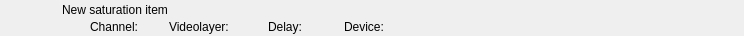
<?xml version="1.0" encoding="UTF-8"?>
<ui version="4.0">
 <class>RundownSaturationWidget</class>
 <widget class="QWidget" name="RundownSaturationWidget">
  <property name="geometry">
   <rect>
    <x>0</x>
    <y>0</y>
    <width>744</width>
    <height>36</height>
   </rect>
  </property>
  <layout class="QHBoxLayout" name="horizontalLayout">
   <property name="margin">
    <number>0</number>
   </property>
   <item>
    <widget class="QFrame" name="frameItem">
     <property name="sizePolicy">
      <sizepolicy hsizetype="Preferred" vsizetype="Fixed">
       <horstretch>0</horstretch>
       <verstretch>0</verstretch>
      </sizepolicy>
     </property>
     <property name="minimumSize">
      <size>
       <width>0</width>
       <height>36</height>
      </size>
     </property>
     <widget class="QLabel" name="labelThumbnail">
      <property name="geometry">
       <rect>
        <x>22</x>
        <y>2</y>
        <width>32</width>
        <height>32</height>
       </rect>
      </property>
      <property name="text">
       <string/>
      </property>
      <property name="pixmap">
       <pixmap resource="../Resource.qrc">:/Graphics/Images/Mixer.png</pixmap>
      </property>
      <property name="scaledContents">
       <bool>true</bool>
      </property>
     </widget>
     <widget class="QLabel" name="labelChannel">
      <property name="geometry">
       <rect>
        <x>90</x>
        <y>19</y>
        <width>70</width>
        <height>16</height>
       </rect>
      </property>
      <property name="text">
       <string>Channel:</string>
      </property>
     </widget>
     <widget class="QLabel" name="labelName">
      <property name="geometry">
       <rect>
        <x>62</x>
        <y>2</y>
        <width>561</width>
        <height>16</height>
       </rect>
      </property>
      <property name="text">
       <string>New saturation item</string>
      </property>
     </widget>
     <widget class="QLabel" name="labelVideolayer">
      <property name="geometry">
       <rect>
        <x>169</x>
        <y>19</y>
        <width>90</width>
        <height>16</height>
       </rect>
      </property>
      <property name="text">
       <string>Videolayer:</string>
      </property>
     </widget>
     <widget class="QLabel" name="labelColor">
      <property name="geometry">
       <rect>
        <x>0</x>
        <y>0</y>
        <width>18</width>
        <height>36</height>
       </rect>
      </property>
      <property name="text">
       <string/>
      </property>
     </widget>
     <widget class="QLabel" name="labelGroupColor">
      <property name="geometry">
       <rect>
        <x>0</x>
        <y>0</y>
        <width>6</width>
        <height>36</height>
       </rect>
      </property>
      <property name="text">
       <string/>
      </property>
     </widget>
     <widget class="QLabel" name="labelDevice">
      <property name="geometry">
       <rect>
        <x>344</x>
        <y>19</y>
        <width>332</width>
        <height>16</height>
       </rect>
      </property>
      <property name="text">
       <string>Device:</string>
      </property>
     </widget>
     <widget class="QLabel" name="labelDelay">
      <property name="geometry">
       <rect>
        <x>268</x>
        <y>19</y>
        <width>67</width>
        <height>16</height>
       </rect>
      </property>
      <property name="text">
       <string>Delay:</string>
      </property>
     </widget>
    </widget>
   </item>
   <item>
    <widget class="QLabel" name="labelGpiTriggerable">
     <property name="minimumSize">
      <size>
       <width>32</width>
       <height>32</height>
      </size>
     </property>
     <property name="maximumSize">
      <size>
       <width>32</width>
       <height>32</height>
      </size>
     </property>
     <property name="text">
      <string/>
     </property>
     <property name="pixmap">
      <pixmap resource="../Resource.qrc">:/Graphics/Images/GpiTriggerable.png</pixmap>
     </property>
    </widget>
   </item>
   <item>
    <widget class="QLabel" name="labelDisconnected">
     <property name="minimumSize">
      <size>
       <width>32</width>
       <height>32</height>
      </size>
     </property>
     <property name="maximumSize">
      <size>
       <width>32</width>
       <height>32</height>
      </size>
     </property>
     <property name="text">
      <string/>
     </property>
     <property name="pixmap">
      <pixmap resource="../Resource.qrc">:/Graphics/Images/Disconnected.png</pixmap>
     </property>
    </widget>
   </item>
   <item>
    <widget class="QLabel" name="labelActiveColor">
     <property name="minimumSize">
      <size>
       <width>2</width>
       <height>36</height>
      </size>
     </property>
     <property name="maximumSize">
      <size>
       <width>2</width>
       <height>36</height>
      </size>
     </property>
     <property name="text">
      <string/>
     </property>
    </widget>
   </item>
  </layout>
 </widget>
 <resources>
  <include location="../Resource.qrc"/>
 </resources>
 <connections/>
 <slots>
  <slot>addToCombo()</slot>
 </slots>
</ui>
